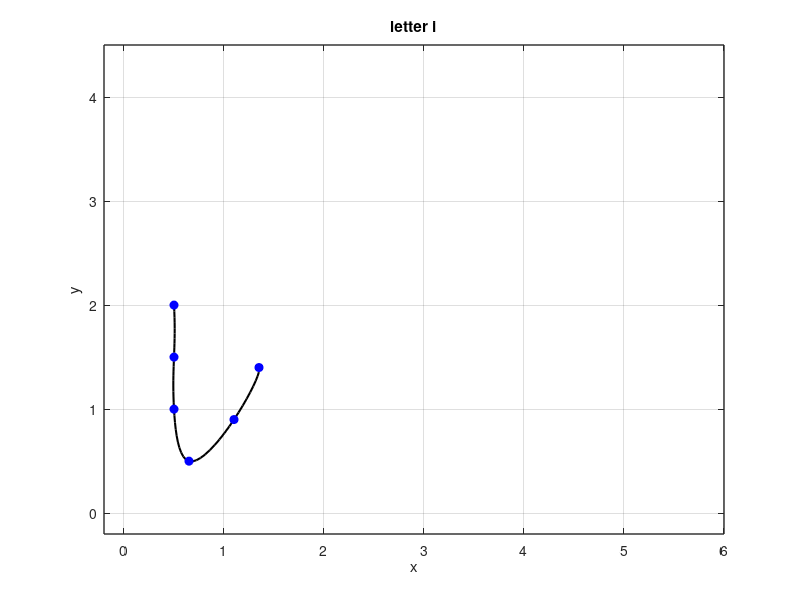

This figure's MATLAB source:
% Define data points
x = [0.5 0.5 0.5 0.65 1.1 1.35];
y = [2 1.5 1 0.5 0.9 1.4];

n = length(x);
t = 0:n-1;
tt = 0:0.1:n-1;

xx = spline(t, x, tt);
yy = spline(t, y, tt);

figure(1)
plot(xx, yy, 'k', 'LineWidth', 1.5)
hold on
plot (x, y, 'bo', 'MarkerFaceColor', 'b')
axis([-0.2 6 -0.2 4.5])
grid on
title('letter i')
xlabel('x')
ylabel('y')
set(gca, 'FontSize', 10, 'LineWidth', 1)
grid on




